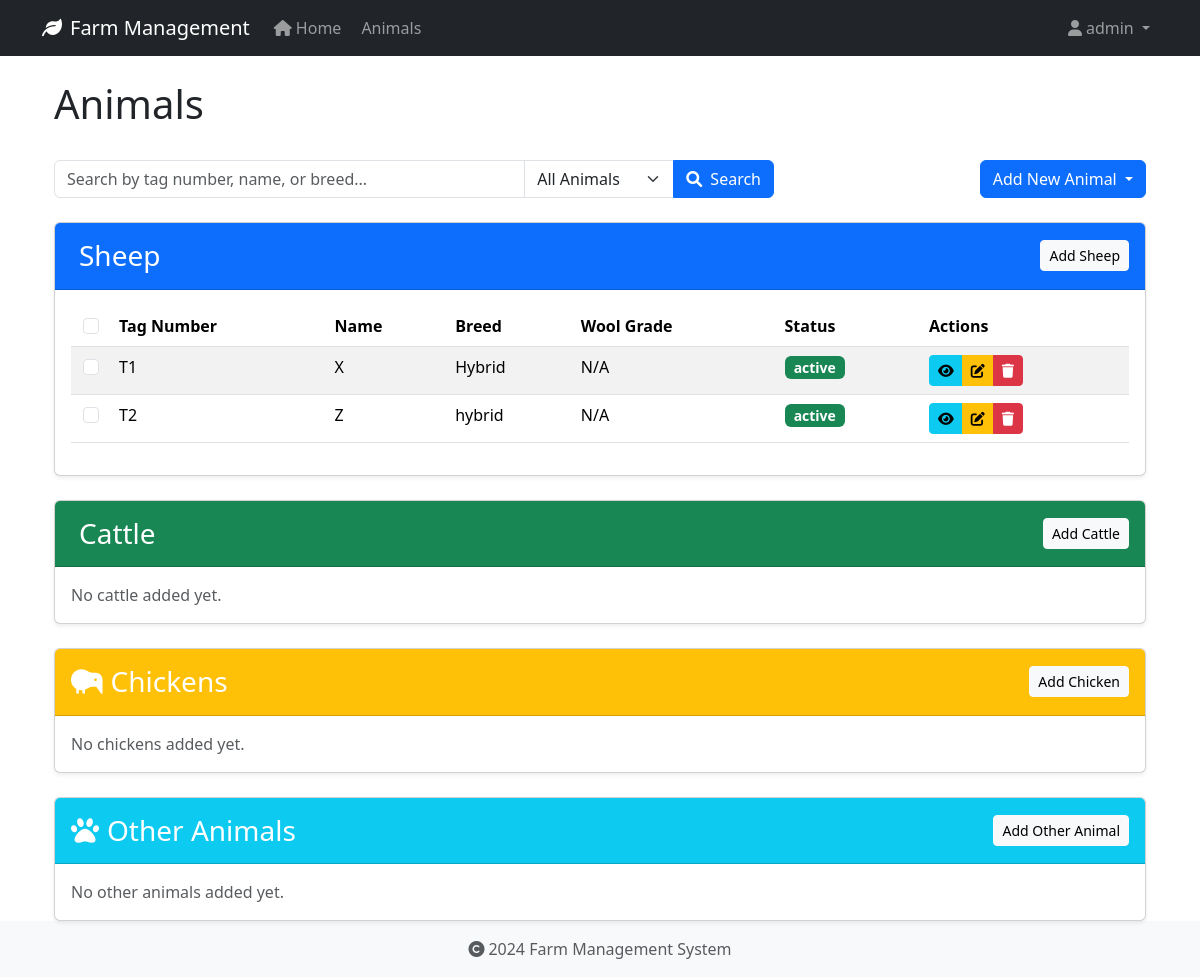
Page /animals/ (signed in) on the earlier database version.
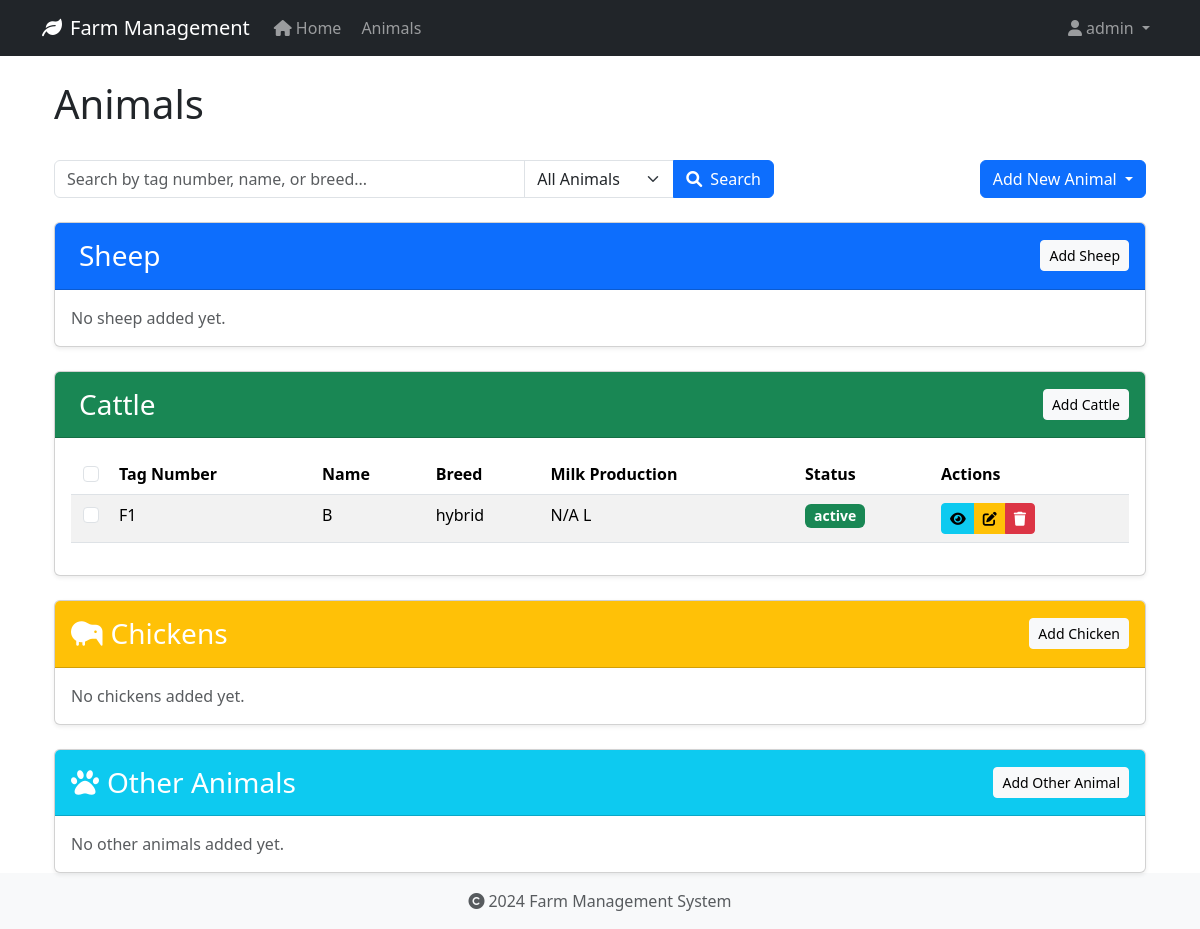
Same page on the later database version.
### app/models/animal.py (models this page shows, shortened)
class Animal(db.Model):
    id = db.Column(db.Integer, primary_key=True)
    tag_number = db.Column(db.String(50), unique=True, nullable=False, index=True)
    name = db.Column(db.String(100), nullable=True)  # Explicitly mark as nullable
    species = db.Column(db.String(50), nullable=False, index=True)
    breed = db.Column(db.String(50), nullable=True)
    date_of_birth = db.Column(db.Date, nullable=True)
    gender = db.Column(db.String(20), nullable=True)
    weight = db.Column(db.Float, nullable=True)
    status = db.Column(db.String(20), default='active', nullable=False)
    purchase_date = db.Column(db.Date, nullable=True)
    purchase_price = db.Column(db.Float, nullable=True)
    notes = db.Column(db.Text, nullable=True)
    created_at = db.Column(db.DateTime, default=datetime.utcnow, nullable=False)
    updated_at = db.Column(db.DateTime, default=datetime.utcnow, onupdate=datetime.utcnow, nullable=False)
    wool_type = db.Column(db.String(50), nullable=True)
    last_shearing = db.Column(db.Date, nullable=True)
    fleece_weight = db.Column(db.Float, nullable=True)
    wool_grade = db.Column(db.String(20), nullable=True)
    lambing_status = db.Column(db.String(50), nullable=True)
    lambing_date = db.Column(db.Date, nullable=True)
    milk_production = db.Column(db.Float, nullable=True)
    last_milking = db.Column(db.Date, nullable=True)  # Changed from DateTime to Date
    milk_quality = db.Column(db.String(20), nullable=True)
    calving_status = db.Column(db.String(50), nullable=True)
    calving_date = db.Column(db.Date, nullable=True)
    milk_fat_content = db.Column(db.Float, nullable=True)
    egg_production = db.Column(db.Integer, nullable=True)
    egg_color = db.Column(db.String(20), nullable=True)
    comb_type = db.Column(db.String(20), nullable=True)
    laying_status = db.Column(db.String(20), nullable=True)
    last_laying_date = db.Column(db.Date, nullable=True)
    egg_size = db.Column(db.String(20), nullable=True)
    category = db.Column(db.String(50), nullable=True)
    special_needs = db.Column(db.Text, nullable=True)
    diet_requirements = db.Column(db.Text, nullable=True)
    habitat = db.Column(db.String(100), nullable=True)
    health_records = db.relationship('HealthRecord', backref='animal', lazy=True, cascade='all, delete-orphan')

### app/routes/animals.py (the view, shortened to what this page needs)
@bp.route('/')
@login_required
def index():
    search_query = request.args.get('search', '').strip()
    animal_type = request.args.get('type', 'all').lower()
    base_query = Animal.query
    if animal_type == 'all':
        sheep_list = base_query.filter_by(species='Sheep').all()
        cattle_list = base_query.filter_by(species='Cattle').all()
        chicken_list = base_query.filter_by(species='Chicken').all()
        other_list = base_query.filter(Animal.species.notin_(['Sheep', 'Cattle', 'Chicken'])).all()
    return render_template('animals/index.html',
                         sheep_list=sheep_list,
                         cattle_list=cattle_list,
                         chicken_list=chicken_list,
                         other_list=other_list,
                         search_query=search_query,
                         animal_type=animal_type)

### app/models/user.py (called while the page is built)
@login_manager.user_loader
def load_user(user_id):
    return User.query.get(int(user_id))

### app/templates/animals/index.html (shortened to what the changed rows need)
{% extends "base.html" %}
{% block content %}
<div class="container">
    <div class="d-flex justify-content-between align-items-center mb-4">
        <h1>Animals</h1>
    </div>
    <div class="card mb-4" id="sheep-section">
        <div class="card-body">
            {% if sheep_list %}
            <div class="table-responsive">
                <table class="table table-striped table-hover" id="sheep-table">
                    <thead>
                        <tr>
                            <th class="text-center" style="width: 40px;">
                                <input type="checkbox" class="form-check-input select-all" data-animal-type="sheep">
                            </th>
                            <th>Tag Number</th>
                            <th>Name</th>
                            <th>Breed</th>
                            <th>Wool Grade</th>
                            <th>Status</th>
                            <th>Actions</th>
                        </tr>
                    </thead>
                    <tbody>
                        {% for animal in sheep_list %}
                        <tr>
                            <td class="text-center">
                                <input type="checkbox" class="form-check-input animal-select"
                                       data-animal-id="{{ animal.id }}"
                                       data-animal-type="sheep">
                            </td>
                            <td>{{ animal.tag_number }}</td>
                            <td>{{ animal.name or 'N/A' }}</td>
                            <td>{{ animal.breed or 'N/A' }}</td>
                            <td>{{ animal.wool_grade or 'N/A' }}</td>
                            <td>
                                <span class="badge {% if animal.status == 'active' %}bg-success{% elif animal.status == 'sold' %}bg-info{% else %}bg-secondary{% endif %}">
                                    {{ animal.status }}
                                </span>
                            </td>
                            <td>
                                <div class="btn-group btn-group-sm">
                                    <a href="{{ url_for('animals.view', id=animal.id) }}" class="btn btn-info" title="View">
                                        <i class="fas fa-eye"></i>
                                    </a>
                                    <a href="{{ url_for('animals.edit', id=animal.id) }}" class="btn btn-warning" title="Edit">
                                        <i class="fas fa-edit"></i>
                                    </a>
                                    <button type="button" class="btn btn-danger" title="Delete"
                                            onclick="confirmDelete('{{ animal.id }}', '{{ animal.tag_number }}', 'Sheep')">
                                        <i class="fas fa-trash"></i>
                                    </button>
                                </div>
                            </td>
                        </tr>
                        {% endfor %}
                    </tbody>
                </table>
            </div>
            {% else %}
            <p class="text-muted mb-0" id="sheep-empty-message">No sheep added yet.</p>
            {% endif %}
        </div>
    </div>
    <div class="card mb-4" id="cattle-section">
        <div class="card-body">
            {% if cattle_list %}
            <div class="table-responsive">
                <table class="table table-striped table-hover" id="cattle-table">
                    <thead>
                        <tr>
                            <th class="text-center" style="width: 40px;">
                                <input type="checkbox" class="form-check-input select-all" data-animal-type="cattle">
                            </th>
                            <th>Tag Number</th>
                            <th>Name</th>
                            <th>Breed</th>
                            <th>Milk Production</th>
                            <th>Status</th>
                            <th>Actions</th>
                        </tr>
                    </thead>
                    <tbody>
                        {% for animal in cattle_list %}
                        <tr>
                            <td class="text-center">
                                <input type="checkbox" class="form-check-input animal-select"
                                       data-animal-id="{{ animal.id }}"
                                       data-animal-type="cattle">
                            </td>
                            <td>{{ animal.tag_number }}</td>
                            <td>{{ animal.name or 'N/A' }}</td>
                            <td>{{ animal.breed or 'N/A' }}</td>
                            <td>{{ animal.milk_production|round(1) if animal.milk_production else 'N/A' }} L</td>
                            <td>
                                <span class="badge {% if animal.status == 'active' %}bg-success{% elif animal.status == 'sold' %}bg-info{% else %}bg-secondary{% endif %}">
                                    {{ animal.status }}
                                </span>
                            </td>
                            <td>
                                <div class="btn-group btn-group-sm">
                                    <a href="{{ url_for('animals.view', id=animal.id) }}" class="btn btn-info" title="View">
                                        <i class="fas fa-eye"></i>
                                    </a>
                                    <a href="{{ url_for('animals.edit', id=animal.id) }}" class="btn btn-warning" title="Edit">
                                        <i class="fas fa-edit"></i>
                                    </a>
                                    <button type="button" class="btn btn-danger" title="Delete"
                                            onclick="confirmDelete('{{ animal.id }}', '{{ animal.tag_number }}', 'Cattle')">
                                        <i class="fas fa-trash"></i>
                                    </button>
                                </div>
                            </td>
                        </tr>
                        {% endfor %}
                    </tbody>
                </table>
            </div>
            {% else %}
            <p class="text-muted mb-0" id="cattle-empty-message">No cattle added yet.</p>
            {% endif %}
        </div>
    </div>
        </div>
        {% endblock content %}

Differences in the rows shown:
removed Animal: tag_number "T1", name "X", breed "Hybrid", wool_grade "N/A", status "active", shown under "Sheep"
removed Animal: tag_number "T2", name "Z", breed "hybrid", wool_grade "N/A", status "active", shown under "Sheep"
added Animal: tag_number "F1", name "B", breed "hybrid", milk_production "N/A", status "active", shown under "Cattle"
Other differences:
form field value: (not shown) → "☐"
form field value: "☐" → (not shown)
text no longer shown: "Wool Grade No cattle added yet."
text now shown: "No sheep added yet. Milk Production"
